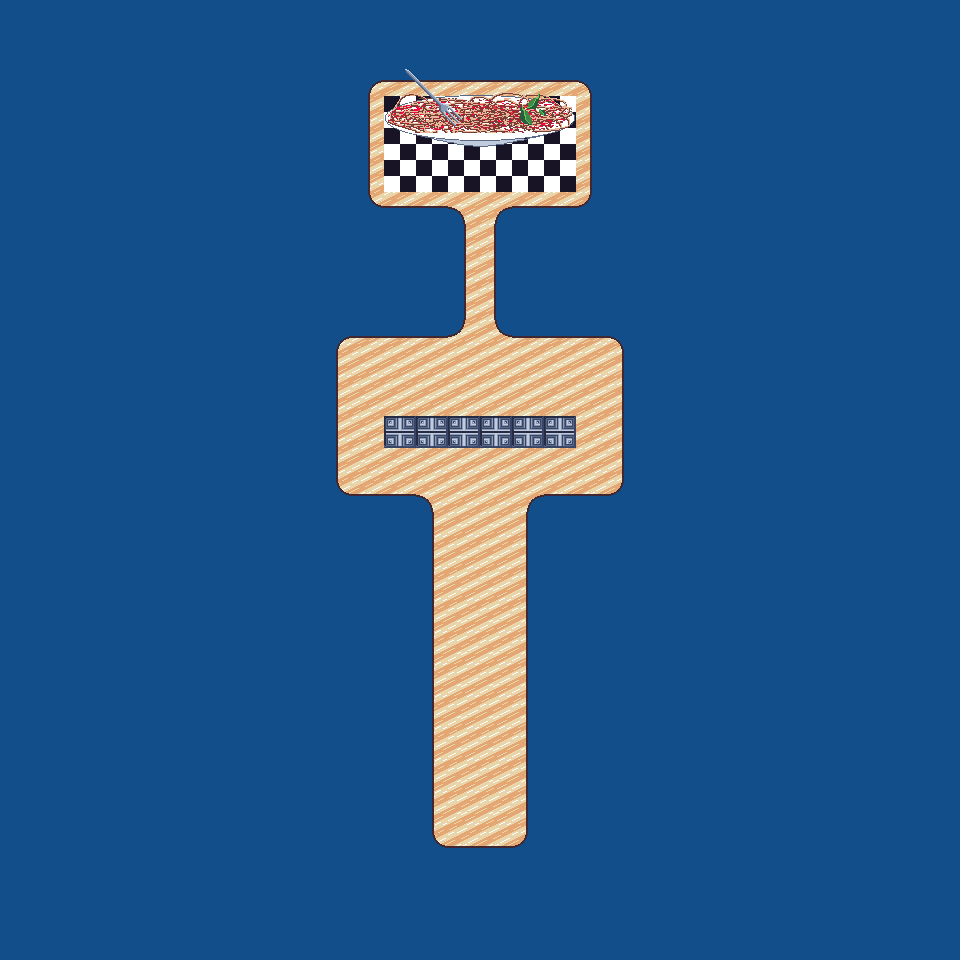

This is a level from a 2D game, rendered from its Tiled map with the project's own tilesets. A one-line summary and the complete map file follow:
An orthogonal 30x30 tile map with 32x32 px tiles, 2 tile layers (Tile Layer 1, Tile Layer 2), 4 tilesets.

<map version="1.0" tiledversion="1.0.3" orientation="orthogonal" renderorder="right-down" width="30" height="30" tilewidth="32" tileheight="32" nextobjectid="1">
 <tileset firstgid="1" source="tabletop.tsx" />
 <tileset firstgid="19" source="wallTile.tsx" />
 <tileset firstgid="20" source="spaghetti.tsx" />
 <tileset firstgid="56" source="checkerboard.tsx" />
 <layer name="Tile Layer 1" width="30" height="30">
  <data encoding="csv">
3,3,3,3,3,3,3,3,3,3,3,3,3,3,3,3,3,3,3,3,3,3,3,3,3,3,3,3,3,3,
9,9,9,9,9,9,9,9,9,9,9,9,9,9,9,9,9,9,9,9,9,9,9,9,9,9,9,9,9,9,
15,15,15,15,15,15,15,15,15,15,15,4,5,5,5,5,5,5,6,3,3,3,3,3,3,3,3,15,3,15,
3,3,3,3,3,3,3,3,3,3,3,10,56,56,56,11,11,56,12,9,9,9,9,9,9,9,3,3,9,3,
9,9,9,9,9,9,9,9,9,9,9,10,56,56,56,56,56,56,12,15,15,15,15,15,15,15,9,9,15,9,
15,15,15,15,15,15,15,15,15,15,15,10,56,56,56,56,56,56,12,15,15,15,15,15,15,15,15,15,15,15,
3,3,3,3,3,3,3,3,3,3,3,16,17,17,8,7,17,17,18,15,3,3,3,3,3,3,3,3,3,3,
9,9,9,9,9,9,9,9,9,9,9,9,9,9,10,12,3,3,3,15,3,9,9,9,9,9,9,9,9,9,
15,15,15,15,15,15,15,15,15,15,15,15,15,15,10,12,9,9,9,15,9,15,15,15,15,15,15,15,15,15,
3,3,3,3,3,3,3,3,3,3,3,3,3,3,10,12,15,15,15,15,15,3,3,3,3,3,3,3,3,3,
9,9,9,9,9,9,9,9,9,9,4,5,5,5,14,13,5,5,5,6,9,9,9,9,9,9,9,9,9,9,
15,15,15,15,15,15,15,15,15,15,10,11,11,11,11,11,11,11,11,12,15,15,15,15,15,15,15,15,15,15,
3,3,3,3,3,3,3,3,3,3,10,11,11,11,11,11,11,11,11,12,3,3,3,3,3,3,3,3,3,3,
9,9,9,9,9,9,9,9,9,9,10,11,19,19,19,19,19,19,11,12,9,9,9,9,9,9,9,9,9,9,
15,15,15,15,15,15,15,15,15,15,10,11,11,11,11,11,11,11,11,12,15,15,15,15,15,15,15,15,15,15,
3,3,3,3,3,3,3,3,3,3,16,17,17,8,11,11,7,17,17,18,3,3,3,3,3,3,3,3,3,3,
9,9,9,9,9,9,9,9,9,9,9,9,9,10,11,11,12,9,9,9,9,9,9,9,9,9,9,9,9,9,
15,15,15,15,15,15,15,15,15,15,15,15,15,10,11,11,12,15,15,15,15,15,15,15,15,15,15,15,15,15,
3,3,3,3,3,3,3,3,3,3,3,3,3,10,11,11,12,3,3,3,3,3,3,3,3,3,3,3,3,3,
9,9,9,9,9,9,9,9,9,9,9,9,9,10,11,11,12,9,9,9,9,9,9,9,9,9,9,9,9,9,
15,15,15,15,15,15,15,15,15,15,15,15,15,10,11,11,12,15,15,15,15,15,15,15,15,15,15,15,15,15,
3,3,3,3,3,3,3,3,3,3,3,3,3,10,11,11,12,3,3,3,3,3,3,3,3,3,3,3,3,3,
9,9,9,9,9,9,9,9,9,9,9,9,9,10,11,11,12,9,9,9,9,9,9,9,9,9,9,9,9,9,
15,15,15,15,15,15,15,15,15,15,15,15,15,10,11,11,12,15,15,15,15,15,15,15,15,15,15,15,15,15,
3,3,3,3,3,3,3,3,3,3,3,3,3,10,11,11,12,3,3,3,3,3,3,3,3,3,3,3,3,3,
9,9,9,9,9,9,9,9,9,9,9,9,9,10,11,11,12,9,9,9,9,9,9,9,9,9,9,9,9,9,
15,15,15,15,15,15,15,15,15,15,15,15,15,16,17,17,18,15,15,15,15,15,15,15,15,15,15,15,15,15,
3,3,3,3,3,3,3,3,3,3,3,3,3,3,3,3,3,3,3,3,3,3,3,3,3,3,3,3,3,3,
9,9,9,9,9,9,9,9,9,9,9,9,9,9,9,9,9,9,9,9,9,9,9,9,9,9,9,9,9,9,
15,15,15,15,15,15,15,15,15,15,15,15,15,15,15,15,15,15,15,15,15,15,15,15,15,15,15,15,15,15
</data>
 </layer>
 <layer name="Tile Layer 2" width="30" height="30">
  <data encoding="csv">
0,0,0,0,0,0,0,0,0,0,0,0,0,0,0,0,0,0,0,0,0,0,0,0,0,0,0,0,0,0,
0,0,0,0,0,0,0,0,0,0,0,0,0,0,0,0,0,0,0,0,0,0,0,0,0,0,0,0,0,0,
0,0,0,0,0,0,0,0,0,0,0,0,38,39,40,41,42,43,0,0,0,0,0,0,0,0,0,0,0,0,
0,0,0,0,0,0,0,0,0,0,0,0,44,45,46,47,48,49,0,0,0,0,0,0,0,0,0,0,0,0,
0,0,0,0,0,0,0,0,0,0,0,0,50,51,52,53,54,55,0,0,0,0,0,0,0,0,0,0,0,0,
0,0,0,0,0,0,0,0,0,0,0,0,0,0,0,0,0,0,0,0,0,0,0,0,0,0,0,0,0,0,
0,0,0,0,0,0,0,0,0,0,0,0,0,0,0,0,0,0,0,0,0,0,0,0,0,0,0,0,0,0,
0,0,0,0,0,0,0,0,0,0,0,0,0,0,0,0,0,0,0,0,0,0,0,0,0,0,0,0,0,0,
0,0,0,0,0,0,0,0,0,0,0,0,0,0,0,0,0,0,0,0,0,0,0,0,0,0,0,0,0,0,
0,0,0,0,0,0,0,0,0,0,0,0,0,0,0,0,0,0,0,0,0,0,0,0,0,0,0,0,0,0,
0,0,0,0,0,0,0,0,0,0,0,0,0,0,0,0,0,0,0,0,0,0,0,0,0,0,0,0,0,0,
0,0,0,0,0,0,0,0,0,0,0,0,0,0,0,0,0,0,0,0,0,0,0,0,0,0,0,0,0,0,
0,0,0,0,0,0,0,0,0,0,0,0,0,0,0,0,0,0,0,0,0,0,0,0,0,0,0,0,0,0,
0,0,0,0,0,0,0,0,0,0,0,0,0,0,0,0,0,0,0,0,0,0,0,0,0,0,0,0,0,0,
0,0,0,0,0,0,0,0,0,0,0,0,0,0,0,0,0,0,0,0,0,0,0,0,0,0,0,0,0,0,
0,0,0,0,0,0,0,0,0,0,0,0,0,0,0,0,0,0,0,0,0,0,0,0,0,0,0,0,0,0,
0,0,0,0,0,0,0,0,0,0,0,0,0,0,0,0,0,0,0,0,0,0,0,0,0,0,0,0,0,0,
0,0,0,0,0,0,0,0,0,0,0,0,0,0,0,0,0,0,0,0,0,0,0,0,0,0,0,0,0,0,
0,0,0,0,0,0,0,0,0,0,0,0,0,0,0,0,0,0,0,0,0,0,0,0,0,0,0,0,0,0,
0,0,0,0,0,0,0,0,0,0,0,0,0,0,0,0,0,0,0,0,0,0,0,0,0,0,0,0,0,0,
0,0,0,0,0,0,0,0,0,0,0,0,0,0,0,0,0,0,0,0,0,0,0,0,0,0,0,0,0,0,
0,0,0,0,0,0,0,0,0,0,0,0,0,0,0,0,0,0,0,0,0,0,0,0,0,0,0,0,0,0,
0,0,0,0,0,0,0,0,0,0,0,0,0,0,0,0,0,0,0,0,0,0,0,0,0,0,0,0,0,0,
0,0,0,0,0,0,0,0,0,0,0,0,0,0,0,0,0,0,0,0,0,0,0,0,0,0,0,0,0,0,
0,0,0,0,0,0,0,0,0,0,0,0,0,0,0,0,0,0,0,0,0,0,0,0,0,0,0,0,0,0,
0,0,0,0,0,0,0,0,0,0,0,0,0,0,0,0,0,0,0,0,0,0,0,0,0,0,0,0,0,0,
0,0,0,0,0,0,0,0,0,0,0,0,0,0,0,0,0,0,0,0,0,0,0,0,0,0,0,0,0,0,
0,0,0,0,0,0,0,0,0,0,0,0,0,0,0,0,0,0,0,0,0,0,0,0,0,0,0,0,0,0,
0,0,0,0,0,0,0,0,0,0,0,0,0,0,0,0,0,0,0,0,0,0,0,0,0,0,0,0,0,0,
0,0,0,0,0,0,0,0,0,0,0,0,0,0,0,0,0,0,0,0,0,0,0,0,0,0,0,0,0,0
</data>
 </layer>
</map>